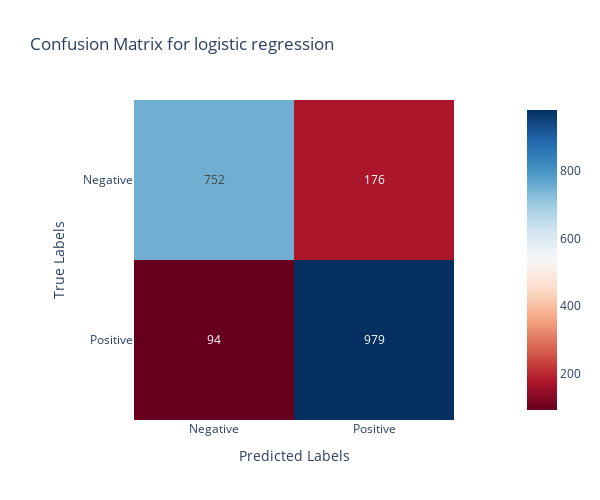

Source (notebook cell):
### Code cell
# Assuming y_test and y_pred are already defined
cf_matrix = confusion_matrix(y_test, y_pred)

# Categories for the labels
categories = ['Negative', 'Positive']

# Convert the confusion matrix to a DataFrame for better handling in Plotly
cf_matrix_df = pd.DataFrame(cf_matrix, index=categories, columns=categories)

# Plotting the Confusion Matrix as a Heatmap using Plotly Express
fig = px.imshow(
    cf_matrix_df, 
    color_continuous_scale='RdBu',  # Color scale for heatmap
    title="Confusion Matrix for logistic regression",
    labels={'x': 'Predicted Labels', 'y': 'True Labels'},
    text_auto=True,  # Automatically add text annotations on cells
    height=500, width=600
)
# Show the plot
fig.show()

### Figure 1 — Plotly figure (JSON) as saved in the notebook; plotly's stock layout.template omitted (floating-point values rounded to 4 significant figures)
{"data": [{"coloraxis": "coloraxis", "hovertemplate": "Predicted Labels: %{x}<br>True Labels: %{y}<br>color: %{z}<extra></extra>", "name": "0", "texttemplate": "%{z}", "type": "heatmap", "x": ["Negative", "Positive"], "xaxis": "x", "y": ["Negative", "Positive"], "yaxis": "y", "z": [[752, 176], [94, 979]]}], "layout": {"coloraxis": {"colorscale": [[0, "rgb(103,0,31)"], [0.1, "rgb(178,24,43)"], [0.2, "rgb(214,96,77)"], [0.3, "rgb(244,165,130)"], [0.4, "rgb(253,219,199)"], [0.5, "rgb(247,247,247)"], [0.6, "rgb(209,229,240)"], [0.7, "rgb(146,197,222)"], [0.8, "rgb(67,147,195)"], [0.9, "rgb(33,102,172)"], [1, "rgb(5,48,97)"]]}, "height": 500, "title": {"text": "Confusion Matrix for logistic regression"}, "width": 600, "xaxis": {"anchor": "y", "constrain": "domain", "domain": [0, 1], "scaleanchor": "y", "title": {"text": "Predicted Labels"}}, "yaxis": {"anchor": "x", "autorange": "reversed", "constrain": "domain", "domain": [0, 1], "title": {"text": "True Labels"}}}}
